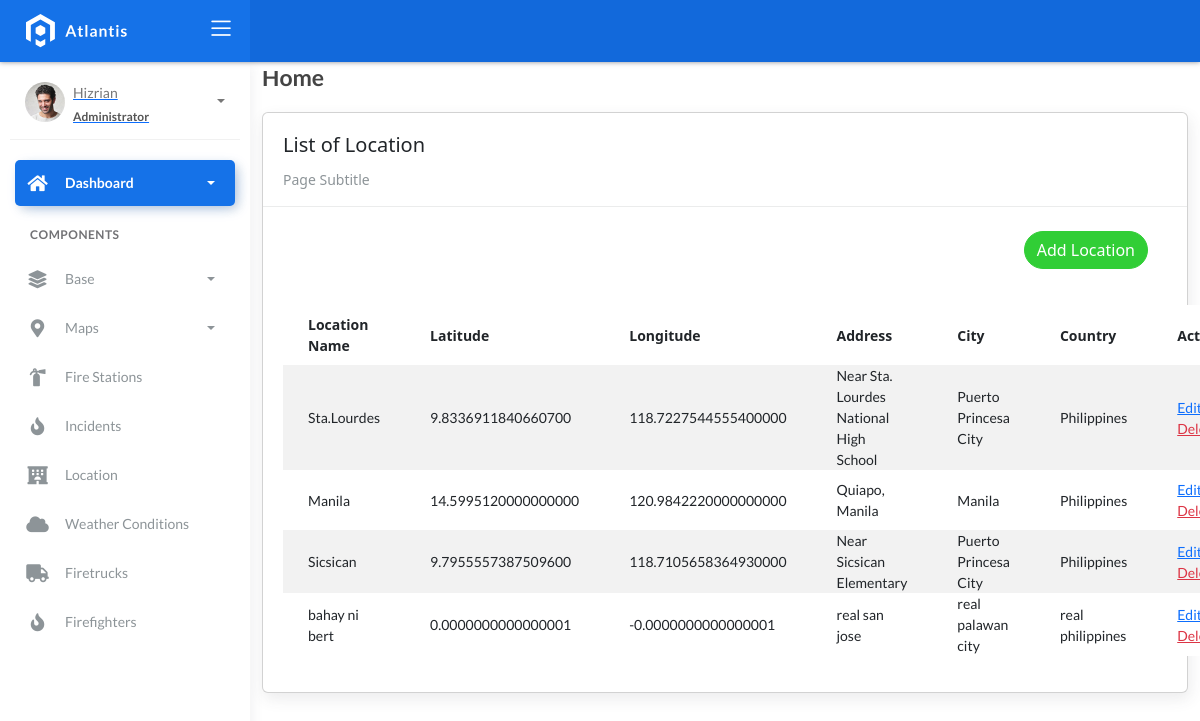
/location_list, run on an earlier commit of the app's database.
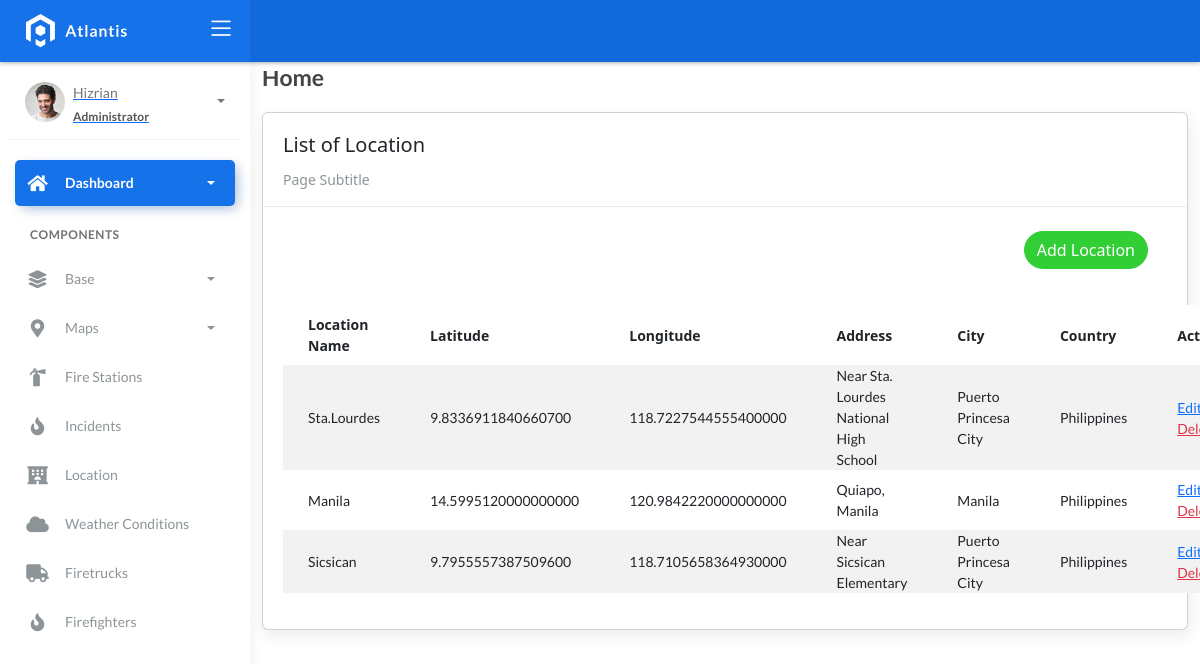
And on a later commit of the database.
### fire/models.py (models this page shows, shortened)
class BaseModel(models.Model):
    created_at = models.DateTimeField(auto_now_add=True, db_index=True)
    updated_at = models.DateTimeField(auto_now=True)
    class Meta:
        abstract = True

class Locations(BaseModel):
    name = models.CharField(max_length=150)
    latitude = models.DecimalField(
        max_digits=22, decimal_places=16, null=True, blank=True)
    longitude = models.DecimalField(
        max_digits=22, decimal_places=16, null=True, blank=True)
    address = models.CharField(max_length=150)
    city = models.CharField(max_length=150)  # can be in separate table
    country = models.CharField(max_length=150)  # can be in separate table

### fire/views.py (the view)
# urls.py: path('location_list', LocationList.as_view(), name='location-list'),
class LocationList(ListView):
    model = Locations
    context_object_name = 'location'
    template_name = 'location_list.html'
    paginate_by = 5

### templates/location_list.html (shortened to what this page needs)
{% extends 'base.html' %}{% load static %}{% block content %}
<div class="content">
    <div class="container-fluid">
        <h4 class="page-title">Home</h4>
        <div class="row">
            <div class="col-md-12">
                <div class="card">
                    <div class="card-header">
                        <div class="card-title">List of Location</div>
                        <div class="card-category">Page Subtitle</div>
                    </div>
                    <br />
                        <div class="col-md-12 row">
                            <div class="col-md-12">
                                <div class="pull-right">
                                    <a href="{% url 'location-add' %}" class="btn btn-success btn-rounded"> Add Location</a>
                                </div>
                            </div>
                        </div>
                    <div class="card-body">
                        <table class="table table-striped mt-3">
                            <thead>
                                <tr>
                                    <th scope="col">Location Name</th>
                                    <th scope="col">Latitude</th>
                                    <th scope="col">Longitude</th>
                                    <th scope="col">Address</th>
                                    <th scope="col">City</th>
                                    <th scope="col">Country</th>
                                    <th scope="col">Action</th>
                                </tr>
                            </thead>
                            <tbody>
                                {% for object in object_list %}
                                    <tr>
                                        <td>{{ object.name }}</td>
                                        <td>{{ object.latitude }}</td>
                                        <td>{{ object.longitude }}</td>
                                        <td>{{ object.address }}</td>
                                        <td>{{ object.city }}</td>
                                        <td>{{ object.country }}</td>
                                        <td>
                                            <a href="location_list/{{ object.id }}">Edit</a>
                                            <a href="location_list/{{ object.id }}/delete" class="text-danger">Delete</a>
                                        </td>
                                    </tr>
                                {% endfor %}
                            </tbody>
                        </table>
                    </div>
                </div>
            </div>
        </div>
    </div>
</div>
{% endblock %}

What changed in the data, as far as the page shows it:
removed Locations: name "bahay ni bert", latitude "0.0000000000000001", longitude "-0.0000000000000001", address "real san jose", city "real palawan city", country "real philippines"
